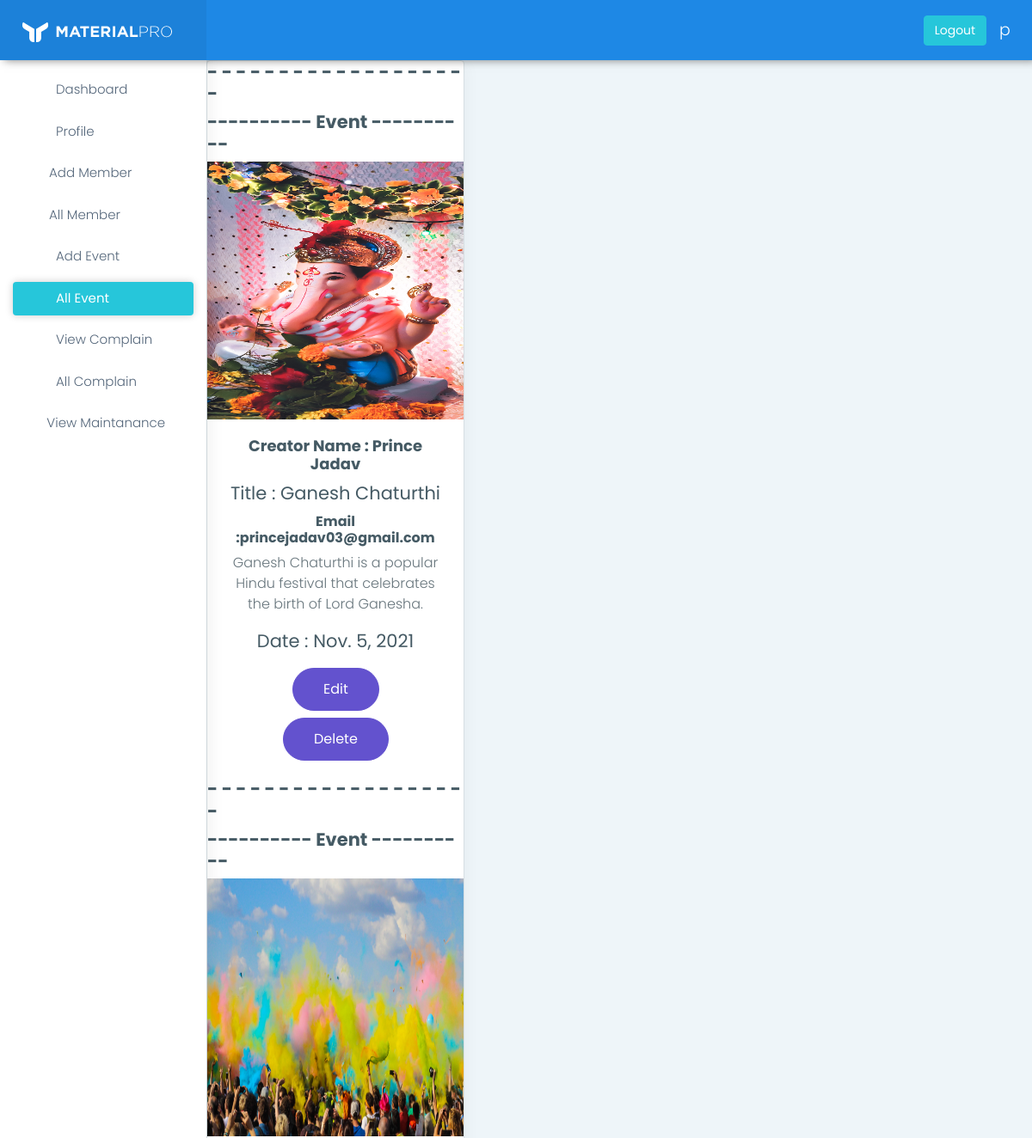
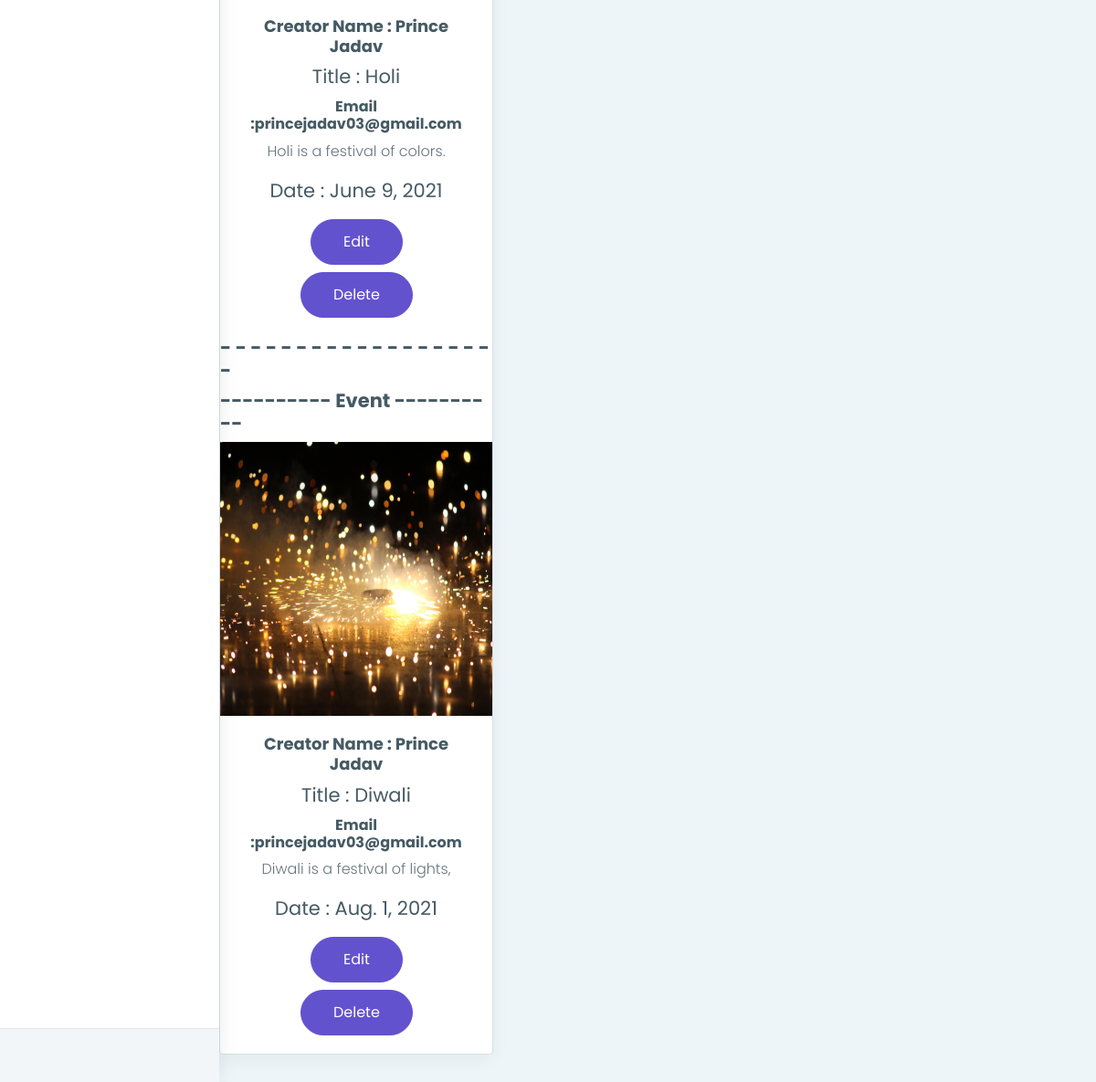
Before: /sec/all-event/ (signed in) with the older database file (2 pictures, top to bottom).
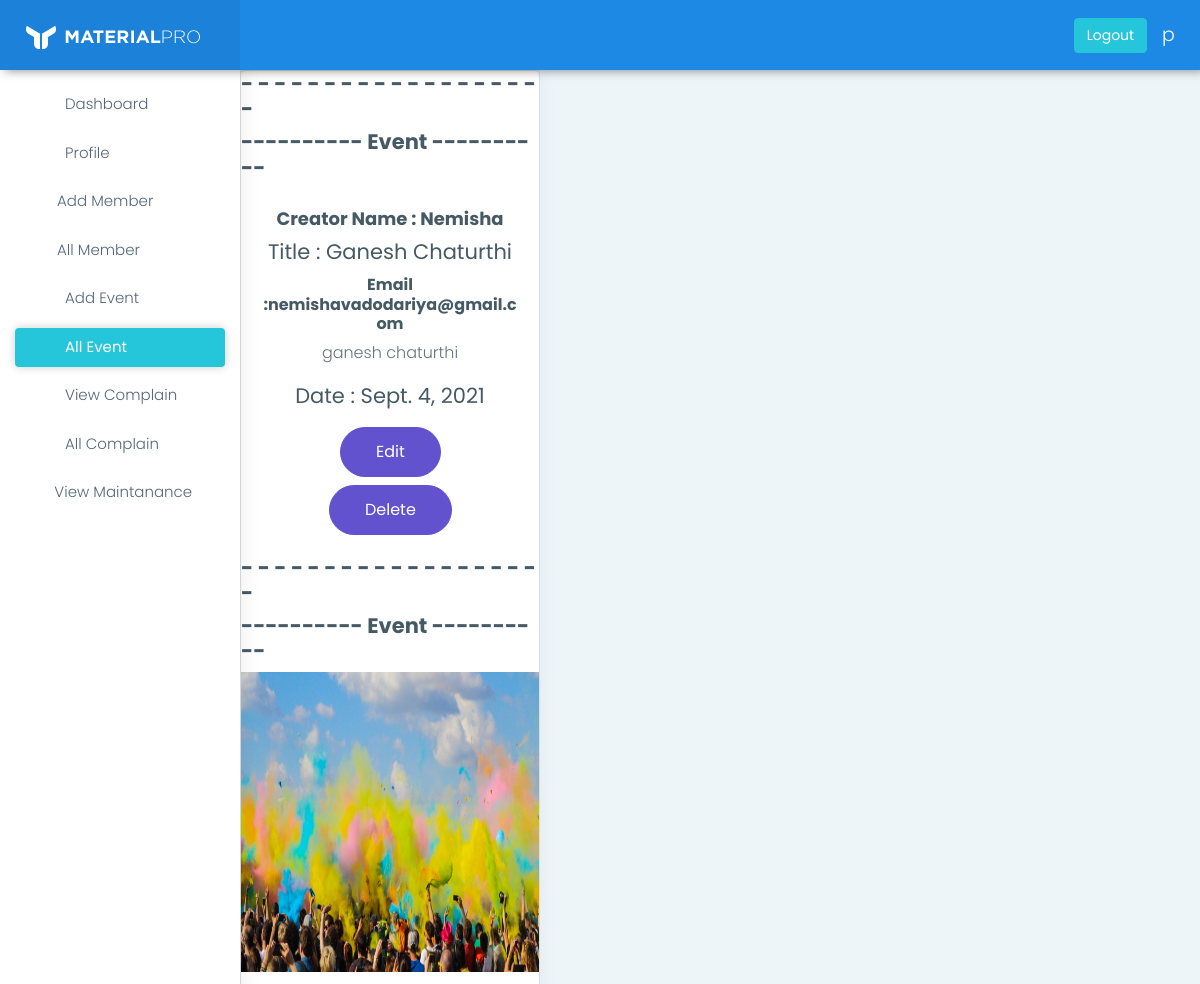
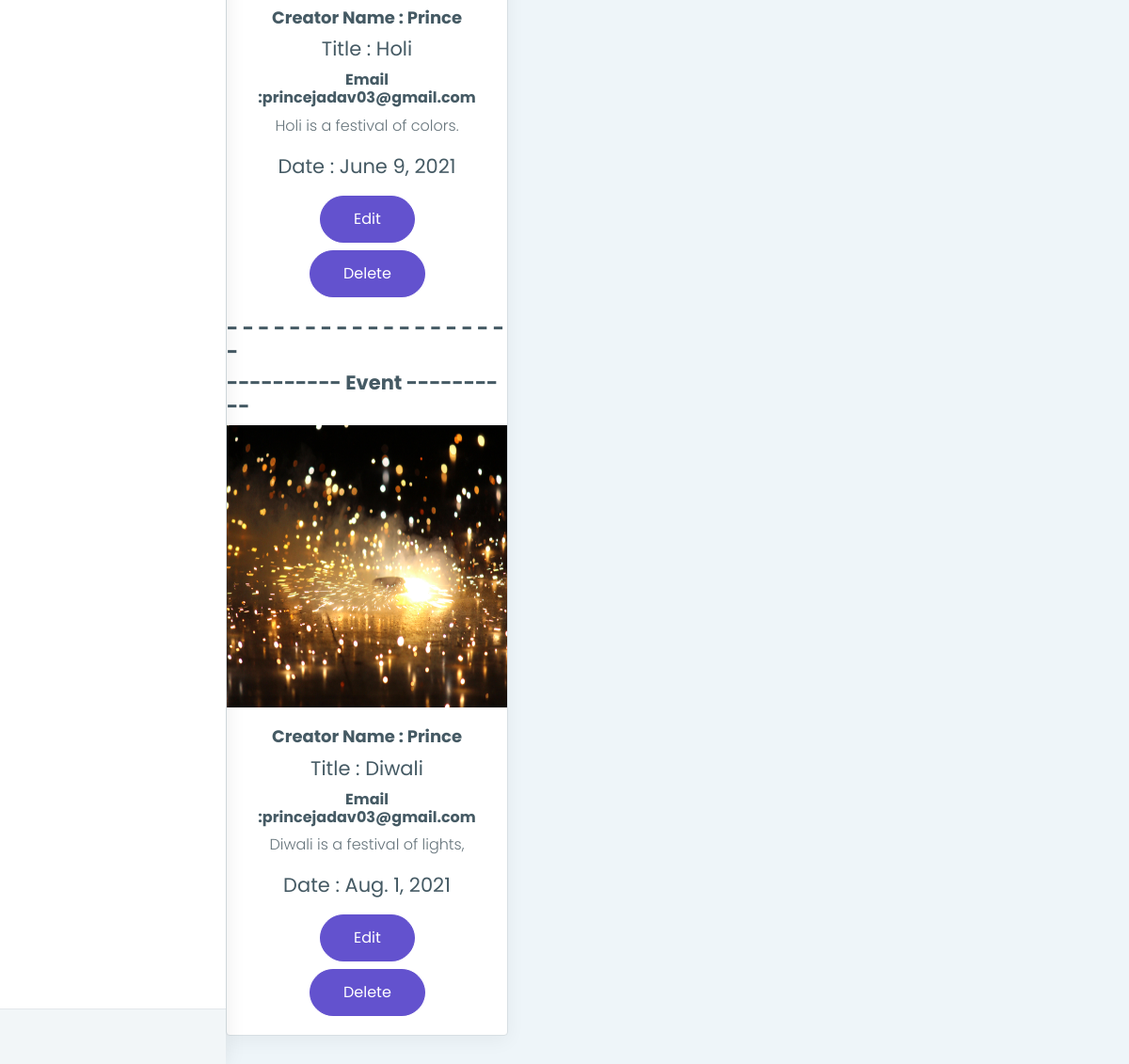
After: the same page with the newer database file (2 pictures, top to bottom).
### myapp/models.py (models this page shows, shortened)
class User(models.Model):
    name = models.CharField(max_length=50)
    mobile = models.CharField(max_length=15)
    email = models.EmailField()
    password = models.CharField(max_length=50)
    pic=models.FileField(upload_to='profile/',null=True,blank=True)

class Event(models.Model):
    uid=models.ForeignKey(User,on_delete=models.CASCADE)
    etitle=models.CharField(max_length=50)
    edate=models.DateField()
    edis=models.TextField()
    epic=models.FileField(upload_to='Event pic',null=True,blank=True)

### myapp/views.py (the view)
# urls.py: path('all-event/',views.all_event,name='all-event'),
def all_event(request):
	uid=User.objects.get(email=request.session['email'])
	events=Event.objects.all()[::-1]
	return render(request,'all-event.html',{'events':events,'uid':uid})

### myapp/templates/all-event.html
{% extends 'header.html' %}
{% load static %}
{% block content %}
<div class="row">
<div class="col-lg-4 col-xlg-3">
<div class="card">
    {% for event in events %}
    <h3>- - - - - - - - - - - - - - - - - - -</h3>
    <h3>---------- Event ----------</h3>
    {% if event.epic %}
    <img class="card-img-top"  height="300px" width="1200px" src={{event.epic.url}}
    alt="Card image cap">
    {% endif %}
    <div class="card-body little-profile text-center">
            <h4>Creator Name : {{event.uid.name}}</h4>
            <h3>Title : {{event.etitle}}</h3>
            <h5>Email :{{event.uid.email}}</h5>
            <p>{{event.edis}}</p>
            <h3>Date : {{event.edate}}</h3>
            <a href="{% url 'edit-event' event.id %}"
            class="mt-2 waves-effect waves-dark btn btn-primary btn-md btn-rounded">Edit</a><br>
            <a href="{% url 'delete-event' event.id %}"
            class="mt-2 waves-effect waves-dark btn btn-primary btn-md btn-rounded">Delete</a>
    </div>
    {% endfor %}
</div>
</div>
</div>
{% endblock %}

### myapp/templates/header.html (shortened to what this page needs)
<!DOCTYPE html>
{% load static %}
<html dir="ltr" lang="en">
<head>
    <link href='{% static "assets/plugins/chartist-js/dist/chartist.min.css"%}' rel="stylesheet">
    <link href='{% static "assets/plugins/chartist-js/dist/chartist-init.css"%}' rel="stylesheet">
    <link href='{% static "assets/plugins/chartist-plugin-tooltip-master/dist/chartist-plugin-tooltip.css"%}' rel="stylesheet">
    <link href='{% static "assets/plugins/c3-master/c3.min.css"%}' rel="stylesheet">
    <link href='{% static "css/style.min.css"%}' rel="stylesheet">
</head>
<body>
    <div id="main-wrapper" data-layout="vertical" data-navbarbg="skin6" data-sidebartype="full"
        data-sidebar-position="absolute" data-header-position="absolute" data-boxed-layout="full">
        <header class="topbar" data-navbarbg="skin6">
            <nav class="navbar top-navbar navbar-expand-md navbar-dark">
                <div class="navbar-header" data-logobg="skin6">
                    <a class="navbar-brand ms-4" href='{% url "index"%}'>
                        <b class="logo-icon">
                            <img src='{% static "assets/images/logo-light-icon.png"%}' alt="homepage" class="dark-logo" />
                        </b>
                        <span class="logo-text">
                            <img src='{% static "assets/images/logo-light-text.png"%}' alt="homepage" class="dark-logo" />
                        </span>
                    </a>
                </div>
                <div class="navbar-collapse collapse" id="navbarSupportedContent" data-navbarbg="skin5">
                    <ul class="navbar-nav me-auto mt-md-0 ">
                        <li class="nav-item search-box">
                            <a class="nav-link text-muted" href="javascript:void(0)"><i class="ti-search"></i></a>
                        </li>
                    </ul>
                    <div class="nav-item dropdown">
                        <a href="{% url 'logout' %}" class="btn btn-success mx-auto mx-md-0 text-white"> Logout </a>
                    </div>
                    <ul class="navbar-nav">
                        {% if uid.pic %}
                        <li class="nav-item dropdown">
                            <a class="nav-link dropdown-toggle text-muted waves-effect waves-dark" href="#" id="navbarDropdown" role="button" data-bs-toggle="dropdown" aria-expanded="false">
                                <img src={{uid.pic.url}} alt="user" class="profile-pic me-2">{{uid.name}}
                            </a>
                            <ul class="dropdown-menu" aria-labelledby="navbarDropdown"></ul>
                        </li>
                        {% else %}
                        <li class="nav-item dropdown">
                            <a class="nav-link dropdown-toggle text-muted waves-effect waves-dark" href="#" id="navbarDropdown" role="button" data-bs-toggle="dropdown" aria-expanded="false">{{uid.name}}
                            </a>
                        </li>
                        {% endif %}
                    </ul>
                </div>
            </nav>
        </header>
        <aside class="left-sidebar" data-sidebarbg="skin6">
            <div class="scroll-sidebar">
                <nav class="sidebar-nav">
                    <ul id="sidebarnav">
                        <li class="sidebar-item"> <a class="sidebar-link waves-effect waves-dark sidebar-link"
                                href='{% url "index" %}' aria-expanded="false"><i class="mdi me-2 mdi-gauge"></i><span
                                    class="hide-menu">Dashboard</span></a></li>
                        <li class="sidebar-item"> <a class="sidebar-link waves-effect waves-dark sidebar-link"
                                href='{% url "profile"%}' aria-expanded="false">
                                <i class="mdi me-2 mdi-account-check"></i><span class="hide-menu">Profile</span></a>
                        </li>
                        <li class="sidebar-item"> <a class="sidebar-link waves-effect waves-dark sidebar-link"
                                href='{% url "add-member" %}' aria-expanded="false">
                                <i class="mdi mdi-account-plus"></i><span class="hide-menu">Add Member</span></a>
                        </li>
                        <li class="sidebar-item"> <a class="sidebar-link waves-effect waves-dark sidebar-link"
                                href='{% url "all-member" %}' aria-expanded="false"><i class="mdi mdi-account-multiple"></i><span
                                    class="hide-menu">All Member</span></a></li>
                        <li class="sidebar-item"> <a class="sidebar-link waves-effect waves-dark sidebar-link"
                                href='{% url "add-event"%}' aria-expanded="false"><i class="mdi me-2 mdi-calendar-plus"></i><span
                                    class="hide-menu">Add Event</span></a></li>
                        <li class="sidebar-item"> <a class="sidebar-link waves-effect waves-dark sidebar-link"
                                href='{% url "all-event"%}' aria-expanded="false"><i class="mdi me-2 mdi-calendar-multiple"></i><span
                                    class="hide-menu">All Event</span></a></li>
                        <li class="sidebar-item"> <a class="sidebar-link waves-effect waves-dark sidebar-link"
                                href='{% url "view-complain"%}' aria-expanded="false"><i class="mdi me-2 mdi-account-alert"></i><span
                                    class="hide-menu">View Complain</span></a></li>
                        <li class="sidebar-item"> <a class="sidebar-link waves-effect waves-dark sidebar-link"
                                href='{% url "all-complain"%}' aria-expanded="false"><i class="mdi me-2  mdi-format-float-none"></i><span
                                    class="hide-menu">All Complain</span></a></li>
                        <li class="sidebar-item"> <a class="sidebar-link waves-effect waves-dark sidebar-link"
                                href='{% url "sec-maintanance"%}' aria-expanded="false"><i class="mdi me-2 mdi-calendar-multiple"></i><span
                                    class="hide-menu">View Maintanance</span></a></li>
                                          </ul>
                </nav>
            </div>
            <div class="sidebar-footer">
                <div class="row">
                    <div class="col-4 link-wrap">
                        <a href="" class="link" data-toggle="tooltip" title="" data-original-title="Settings"><i
                                class="ti-settings"></i></a>
                    </div>
                    <div class="col-4 link-wrap">
                        <a href="" class="link" data-toggle="tooltip" title="" data-original-title={{uid.email}}><i
                                class="mdi mdi-gmail"></i></a>
                    </div>
                    <div class="col-4 link-wrap">
                        <a href='{% url "logout"%}' class="link" data-toggle="tooltip" title="" data-original-title="Logout"><i
                                class="mdi mdi-power"></i></a>
                    </div>
                </div>
            </div>
        </aside>
        <div class="page-wrapper">
            {% block content %}
            {% endblock %}
             </div>
    </div>
</body>
</html>

Changed rows visible on the page:
removed Event: epic (picture), uid.name "Prince Jadav", etitle "Ganesh Chaturthi", uid.email "princejadav03@gmail.com", edis "Ganesh Chaturthi is a popular Hindu festival that celebrates the birth of Lord Ganesha.", edate "Nov. 5, 2021"
added Event: uid.name "Nemisha", etitle "Ganesh Chaturthi", uid.email "nemishavadodariya@gmail.com", edis "ganesh chaturthi", edate "Sept. 4, 2021"
changed through a linked row, Event "Holi": uid.name "Prince Jadav" → "Prince"
changed through a linked row, Event "Diwali": uid.name "Prince Jadav" → "Prince"
